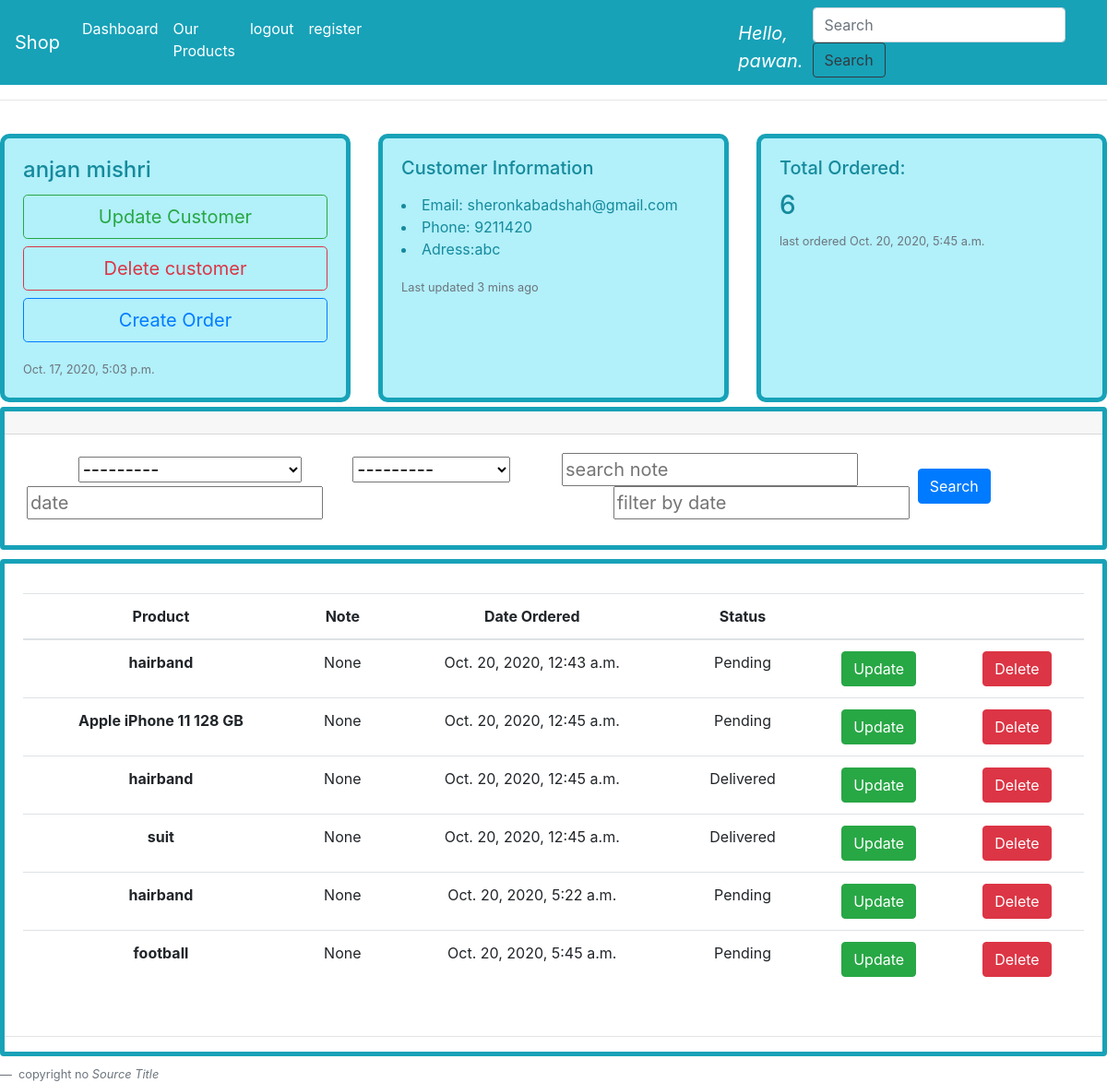
/customer/4/ (signed in), run on an earlier commit of the app's database.
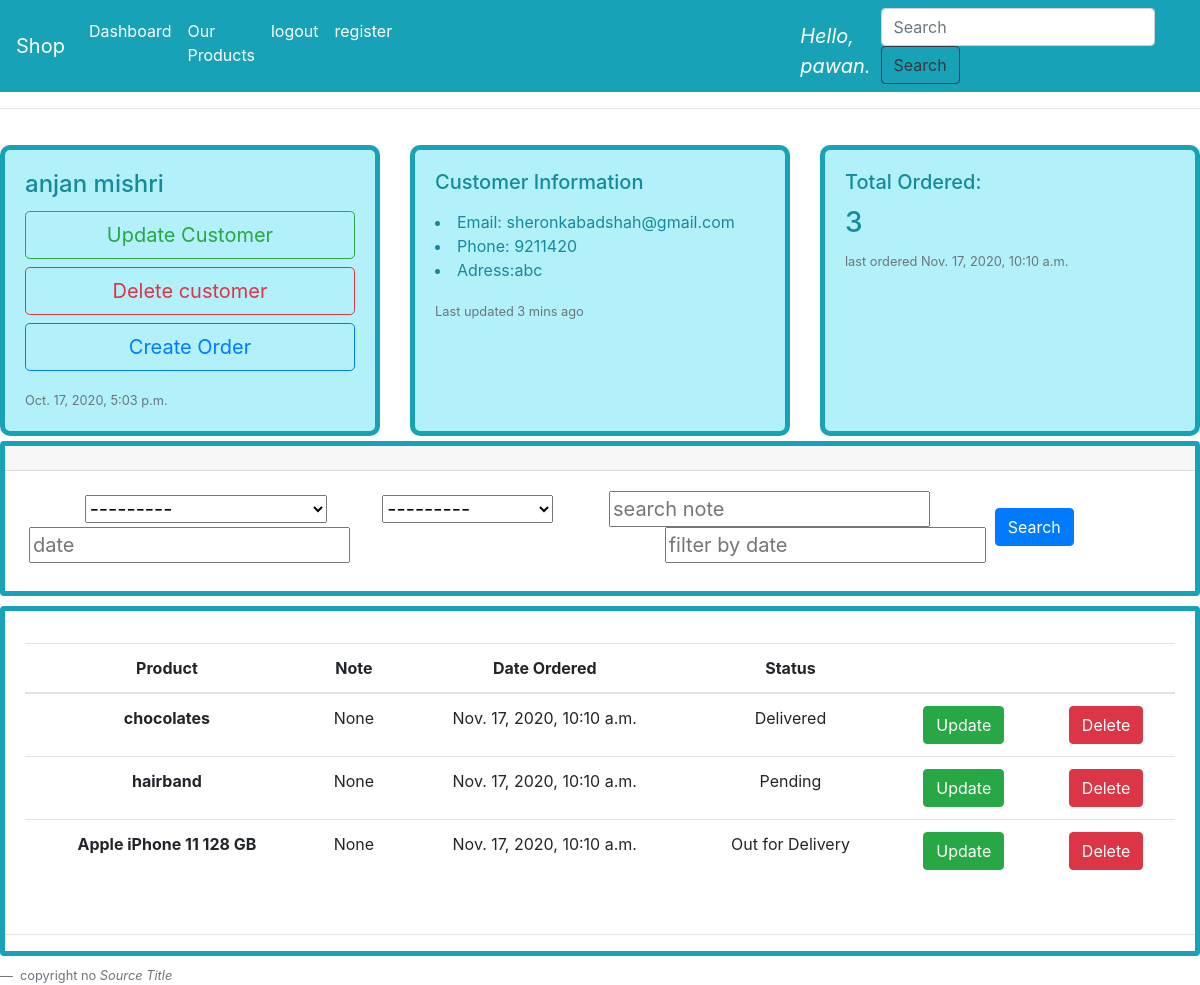
And on a later commit of the database.
### accounts/models.py (models this page shows, shortened)
class Customer(models.Model):
    name = models.CharField(max_length=200, null=True)
    phone = models.CharField(max_length=200, null=True)
    email = models.CharField(max_length=200, null=True)
    date_created = models.DateTimeField(auto_now_add=True, null=True)

class Order(models.Model):
    STATUS = [
        ('Pending', 'Pending'),
        ('Out for Delivery', 'Out for Delivery'),
        ('Delivered', 'Delivered'),
    ]
    customer = models.ForeignKey(Customer, null=True, on_delete=models.SET_NULL)
    product = models.ForeignKey(Product, null=True, on_delete=models.SET_NULL)
    status = models.CharField(max_length=200, null=True, choices=STATUS)
    date_created = models.DateTimeField(auto_now_add=True, null=True)
    note = models.CharField(max_length=200, null=True)
    def __str__(self):
        return  self.product.name

class Product(models.Model):
    CATEGORY = [
        ('INDOOR', 'INDOOR'),
        ('OUTDOOR', 'OUTDOOR'),
    ]
    name = models.CharField(max_length=200, null=True)
    category = models.CharField(max_length=200, null=True, choices=CATEGORY)
    description = models.CharField(max_length=200, null=True)
    date_created = models.DateTimeField(auto_now_add=True, null=True)
    price = models.FloatField(null=True)
    tag = models.ManyToManyField(Tag)
    image=models.CharField(max_length=2550,null=True)
    def __str__(self):
        return self.name

### accounts/views.py (the view)
# urls.py: path('customer/<str:pk>/',views.customer, name='customer'),
@login_required(login_url='login')
def customer(request, pk):
    customer = Customer.objects.get(id=pk)
    orders = customer.order_set.all()
    latest = customer.order_set.latest('date_created')
    total = orders.count()
    my_filter = OrderFilter(request.GET, queryset=orders)
    orders = my_filter.qs
    print(orders)
    context = {'orders': orders, 'customer': customer, 'latest': latest, 'total': total, 'my_filter': my_filter}
    return render(request, 'accounts/customer.html', context)

### accounts/templates/accounts/customer.html (shortened to what this page needs)
{% extends 'accounts/main.html' %}
{% block content %}
<section>
  <hr>
</section>
<div class="card-deck">
  <div class="card" id="card">
    <div class="card-body">
      <h4 class="card-title">{{customer.name}}</h5>
      <p class="card-text"><button type="button" class="btn  btn-outline-success btn-lg btn-block">Update Customer</button>
      <button type="button" class="btn  btn-outline-danger btn-lg btn-block">Delete customer</button>
      <a name="" id="" class="btn btn-outline-primary btn-lg btn-block" href=" {% url 'forms' customer.id %} " role="button">Create Order</a></p>
      <p class="card-text"><small class="text-muted">{{customer.date_created}}</small></p>
    </div>
  </div>
  <div class="card" id="card" >
    <div class="card-body">
      <h5 class="card-title">Customer Information</h5>
      <p class="card-text"> <li>Email: {{customer.email}}</li>
        <li>Phone: {{customer.phone}} </li>
        <li>Adress:abc</li>
      </p>
      <p class="card-text"><small class="text-muted">Last updated 3 mins ago</small></p>
    </div>
  </div>
  <div class="card" id="card">
    <div class="card-body">
      <h5 class="card-title">Total Ordered:</h5>
      <h3 class="card-text">{{total}}</h3>
      <p class="card-text"><small class="text-muted">last ordered {{latest.date_created}}</small></p>
    </div>
  </div>
</div>
<div class="card" style="margin-bottom:10px;" >
  <div class="card-header">
  </div>
  <div class="card-body text-center" id='cardmargin'>
      <blockquote class="blockquote mb-0">
  <form class="form-inline  form-row" method='get'>
  <div class="form-group mx-sm-1 mb-2 col-10">
         {% for i in my_filter.form  %}
         {{i}}
         {% endfor %}
  </div>
  <button type="submit" class="btn btn-big btn-primary mb-2 ">Search</button>
</form>
</blockquote>
  </div>
</div>
<div class="card text-center">
  <div class="card-body" >
      <table class="table table-hover">
  <thead>
    <tr>
      <th scope="col">Product</th>
      <th scope="col">Note</th>
      <th scope="col-2">Date Ordered</th>
      <th scope="col">Status</th>
        <th></th>
        <th></th>
    </tr>
  </thead>
  <tbody>
  {% for i in orders %}
    <tr>
      <th scope="row">{{i.product}}</th>
      <td> {{i.note}} </td>
      <td> {{i.date_created}} </td>
      <td> {{i.status}} </td>
        <td><a class="btn btn-success" href="{% url 'update' i.id %}" role="button">Update</a></td>
        <td><a class="btn btn-danger" href=" {% url 'delete' i.id %} " role="button">Delete</a></td>
    </tr>
{% endfor %}
  </tbody>
</table>
  </div>
    <hr>
</div>
{% endblock %}

### accounts/templates/accounts/main.html (shortened to what this page needs)
<!doctype html>
<html lang="en">
  <head>
    {% load static %}
    <head>
  <link rel="stylesheet" href="https://stackpath.bootstrapcdn.com/bootstrap/4.5.2/css/bootstrap.min.css"
>
    <link rel="stylesheet" href="{% static '/css/main.css' %}">
</head>
  </head>
  <body>
    {% include 'accounts/navbar.html' %}
{% block content %}
    {% endblock %}
  </body>
<footer class="blockquote-footer" id='whitesmoke'>  copyright no  <cite title="Source Title">Source Title</cite></footer>
</html>

### accounts/templates/accounts/navbar.html (shortened to what this page needs)
{% block navbar %}
<nav class="navbar navbar-expand-lg navbar-dark bg-info">
  <a class="navbar-brand" href="{% url 'home' %}">Shop</a>
  <div class="collapse navbar-collapse" id="navbarSupportedContent">
    <ul class="navbar-nav mr-auto">
      <li class="nav-item active">
        <a class="nav-link" href="{% url 'home' %}">
        Dashboard
        </a>
      </li>
      <li>
        <a class="nav-link active" href="{% url 'products' %}">Our Products</a>
      </li>
      <li>
        <a class="nav-link active" href="{% url 'logout' %}">logout</a>
      </li>
      <li>
        <a class="nav-link active" href="{% url 'register' %}">register</a>
      </li>
     <li class="nav-item active active" style="font-size: 20px; color: white; padding-right:10px;padding-left:400px; padding-top:10px;"><i>Hello, {{request.user}}.</i> </li>
    </ul>
    <form class="form-inline my-2 my-lg-0">
      <input
        class="form-control mr-sm-2"
        type="search"
        placeholder="Search"
        aria-label="Search"
      />
      <button class="btn btn-outline-dark my-2 my-sm-0" type="submit">
        Search
      </button>
    </form>
  </div>
</nav>
{% endblock %}

### static/css/main.css (style rules this page uses)
#card { background-color: #b2f0fa; color:#158a9c; font-size: medium; border-radius: 10px; margin-bottom: 5px; margin-top: 20px; }
.card { margin-bottom: 10px; border-width: thick; border-style: solid; border-color:#17A2B8; }

What changed in the data, as far as the page shows it:
removed Order: date_created "Oct. 20, 2020, 5:45 a.m.", product "football", note "None", status "Pending"
removed Order: product "hairband", note "None", date_created "Oct. 20, 2020, 12:43 a.m.", status "Pending"
removed Order: product "Apple iPhone 11 128 GB", note "None", date_created "Oct. 20, 2020, 12:45 a.m.", status "Pending"
removed Order: product "hairband", note "None", date_created "Oct. 20, 2020, 12:45 a.m.", status "Delivered"
removed Order: product "suit", note "None", date_created "Oct. 20, 2020, 12:45 a.m.", status "Delivered"
removed Order: product "hairband", note "None", date_created "Oct. 20, 2020, 5:22 a.m.", status "Pending"
added Order: date_created "Nov. 17, 2020, 10:10 a.m.", product "Apple iPhone 11 128 GB", note "None", status "Out for Delivery"
added Order: product "chocolates", note "None", date_created "Nov. 17, 2020, 10:10 a.m.", status "Delivered"
added Order: product "hairband", note "None", date_created "Nov. 17, 2020, 10:10 a.m.", status "Pending"
Also different on the page:
{{ total }}: "6" → "3"
